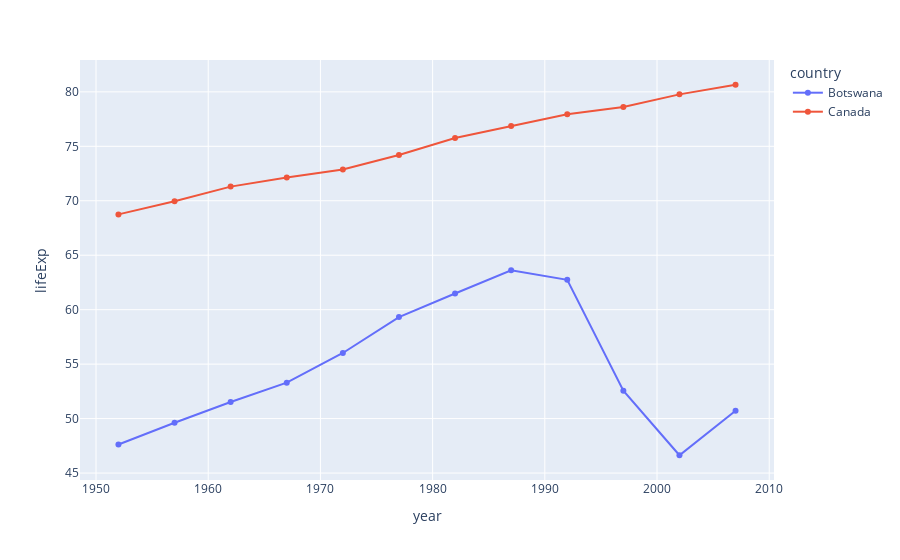

Write notebook code for a chart like this one.
### Markdown cell above
## markers 显示坐标点

### Code cell
fig = px.line(
    data_frame=gapminder,
    x="year",
    y="lifeExp",
    color="country",
    markers=True    # 显示坐标点
)
fig.show()

### Figure 1 — Plotly figure (JSON) as saved in the notebook; plotly's stock layout.template omitted (floating-point values rounded to 4 significant figures)
{"data": [{"hovertemplate": "country=Botswana<br>year=%{x}<br>lifeExp=%{y}<extra></extra>", "legendgroup": "Botswana", "line": {"color": "#636efa", "dash": "solid"}, "marker": {"symbol": "circle"}, "mode": "markers+lines", "name": "Botswana", "orientation": "v", "showlegend": true, "type": "scatter", "x": [1952, 1957, 1962, 1967, 1972, 1977, 1982, 1987, 1992, 1997, 2002, 2007], "xaxis": "x", "y": [47.62, 49.62, 51.52, 53.3, 56.02, 59.32, 61.48, 63.62, 62.74, 52.56, 46.63, 50.73], "yaxis": "y"}, {"hovertemplate": "country=Canada<br>year=%{x}<br>lifeExp=%{y}<extra></extra>", "legendgroup": "Canada", "line": {"color": "#EF553B", "dash": "solid"}, "marker": {"symbol": "circle"}, "mode": "markers+lines", "name": "Canada", "orientation": "v", "showlegend": true, "type": "scatter", "x": [1952, 1957, 1962, 1967, 1972, 1977, 1982, 1987, 1992, 1997, 2002, 2007], "xaxis": "x", "y": [68.75, 69.96, 71.3, 72.13, 72.88, 74.21, 75.76, 76.86, 77.95, 78.61, 79.77, 80.65], "yaxis": "y"}], "layout": {"legend": {"title": {"text": "country"}, "tracegroupgap": 0}, "margin": {"t": 60}, "xaxis": {"anchor": "y", "domain": [0, 1], "title": {"text": "year"}}, "yaxis": {"anchor": "x", "domain": [0, 1], "title": {"text": "lifeExp"}}}}
